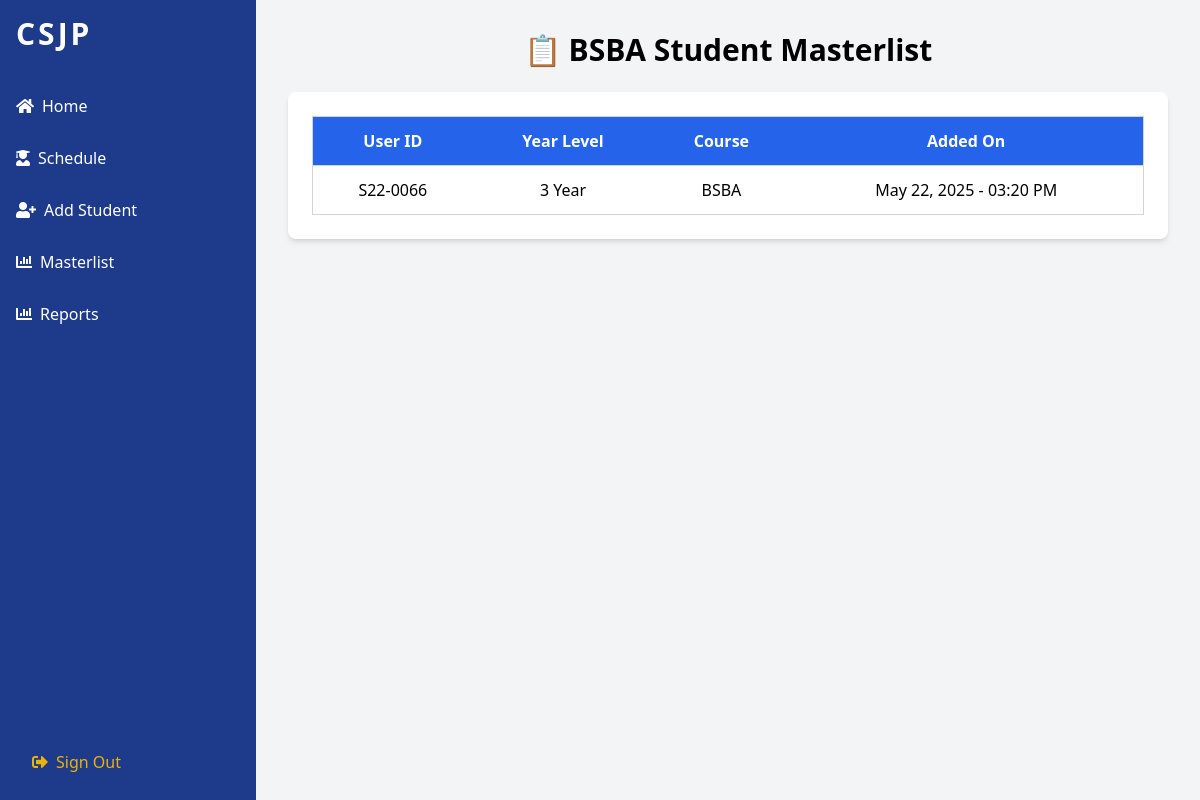
The page /TeacherBSBAMasterlist.php on the database its author committed.
### tables this page shows
CREATE TABLE `addstudent` (
  `id` int(11) NOT NULL,
  `user_id` varchar(50) NOT NULL,
  `year_level_id` int(11) NOT NULL,
  `course_id` int(11) NOT NULL,
  `created_at` timestamp NOT NULL DEFAULT current_timestamp()
);

### TeacherBSBAMasterlist.php (the view, shortened to what this page needs)
<?php
include 'db_connection.php';
$sql = "SELECT user_id, year_level_id, created_at FROM addstudent WHERE course_id = 4 ORDER BY created_at DESC";
$result = $conn->query($sql);
?>
<!DOCTYPE html>
<html>
<head>
    <script src="https://cdn.tailwindcss.com"></script>
    <link href="https://cdnjs.cloudflare.com/ajax/libs/font-awesome/5.15.3/css/all.min.css" rel="stylesheet"/>
</head>
<body class="bg-gray-100 font-sans leading-normal tracking-normal">
    <div class="flex">
		        <div class="w-64 bg-blue-900 h-screen relative">
            <div class="p-4">
                <div class="text-white text-3xl font-bold mb-4 tracking-widest">CSJP</div>
            </div>
            <nav class="text-white">
                <a class="block py-2.5 px-4 hover:bg-blue-700 rounded-md mb-2" href="TeacherBSBAHome.php">
				<i class="fas fa-home mr-2"></i>Home</a>
                <a class="block py-2.5 px-4 hover:bg-blue-700 rounded-md mb-2" href="TeacherBSBASchedule.php">
                    <i class="fas fa-user-graduate mr-2"></i>Schedule
                </a>
				<a class="block py-2.5 px-4 hover:bg-blue-700 rounded-md mb-2" href="TeacherBSBAAddStudent.php">
				<i class="fas fa-user-plus mr-2"></i>Add Student</a>
				<a class="block py-2.5 px-4 hover:bg-blue-700 rounded-md mb-2" href="TeacherBSBAMasterlist.php">
				<i class="fas fa-chart-bar mr-2"></i>Masterlist
				</a>
                <a class="block py-2.5 px-4 hover:bg-blue-700 rounded-md mb-2" href="TeacherBSBAReports.php">
                    <i class="fas fa-chart-bar mr-2"></i>Reports
                </a>
            </nav>
            <div class="absolute bottom-0 w-full p-4">
               <a class="block py-2.5 px-4 text-yellow-500 hover:text-yellow-600" href="CSJPlogin.php">
          <i class="fas fa-sign-out-alt mr-2"></i>Sign Out
        </a>
            </div>
        </div>
        <div class="flex-1 p-8">
            <h1 class="text-3xl font-bold mb-6 text-center">📋 BSBA Student Masterlist</h1>
            <div class="bg-white rounded-lg shadow-md p-6">
                <table class="w-full border border-gray-300">
                    <thead>
                        <tr class="bg-blue-600 text-white">
                            <th class="p-3">User ID</th>
                            <th class="p-3">Year Level</th>
                            <th class="p-3">Course</th>
                            <th class="p-3">Added On</th>
                        </tr>
                    </thead>
                    <tbody>
                        <?php while ($row = $result->fetch_assoc()): ?>
                        <tr class="text-center border-t border-gray-300">
                            <td class="p-3"><?php echo htmlspecialchars($row['user_id']); ?></td>
                            <td class="p-3"><?php echo htmlspecialchars($row['year_level_id']); ?> Year</td>
                            <td class="p-3">BSBA</td>
                            <td class="p-3"><?php echo htmlspecialchars(date("F j, Y - h:i A", strtotime($row['created_at']))); ?></td>
                        </tr>
                        <?php endwhile; ?>
                    </tbody>
                </table>
            </div>
        </div>
    </div>
</body>
</html>

### rows shown on the page
addstudent: user "S22-0066", year_level "3", created_at "May 22, 2025 - 03:20 PM"
